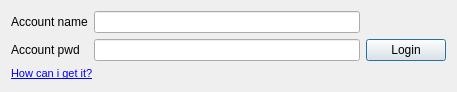
<?xml version="1.0" encoding="UTF-8"?>
<ui version="4.0">
 <class>WatchForm</class>
 <widget class="QWidget" name="WatchForm">
  <property name="geometry">
   <rect>
    <x>0</x>
    <y>0</y>
    <width>457</width>
    <height>92</height>
   </rect>
  </property>
  <property name="sizePolicy">
   <sizepolicy hsizetype="Maximum" vsizetype="Maximum">
    <horstretch>0</horstretch>
    <verstretch>0</verstretch>
   </sizepolicy>
  </property>
  <property name="windowTitle">
   <string>Form</string>
  </property>
  <layout class="QGridLayout" name="gridLayout">
   <item row="0" column="1">
    <widget class="QLineEdit" name="accountNameEdit"/>
   </item>
   <item row="1" column="1">
    <widget class="QLineEdit" name="accountPasswordEdit"/>
   </item>
   <item row="1" column="2">
    <widget class="QPushButton" name="pushButton">
     <property name="text">
      <string>Login</string>
     </property>
     <property name="autoDefault">
      <bool>true</bool>
     </property>
     <property name="default">
      <bool>true</bool>
     </property>
    </widget>
   </item>
   <item row="0" column="0">
    <widget class="QLabel" name="label">
     <property name="text">
      <string>Account name</string>
     </property>
    </widget>
   </item>
   <item row="1" column="0">
    <widget class="QLabel" name="label_2">
     <property name="text">
      <string>Account pwd</string>
     </property>
    </widget>
   </item>
   <item row="2" column="0" colspan="2">
    <widget class="QLabel" name="label_3">
     <property name="toolTip">
      <string>Open new page in web browser with mini how-to</string>
     </property>
     <property name="text">
      <string>&lt;!DOCTYPE HTML PUBLIC &quot;-//W3C//DTD HTML 4.0//EN&quot; &quot;http://www.w3.org/TR/REC-html40/strict.dtd&quot;&gt;
&lt;html&gt;&lt;head&gt;&lt;meta name=&quot;qrichtext&quot; content=&quot;1&quot; /&gt;&lt;style type=&quot;text/css&quot;&gt;
p, li { white-space: pre-wrap; }
&lt;/style&gt;&lt;/head&gt;&lt;body style=&quot; font-family:'MS Shell Dlg 2'; font-size:8.25pt; font-weight:400; font-style:normal;&quot;&gt;
&lt;p style=&quot; margin-top:0px; margin-bottom:0px; margin-left:0px; margin-right:0px; -qt-block-indent:0; text-indent:0px;&quot;&gt;&lt;a href=&quot;http://92.63.102.52/radar.php&quot;&gt;&lt;span style=&quot; text-decoration: underline; color:#0000ff;&quot;&gt;How can i get it?&lt;/span&gt;&lt;/a&gt;&lt;/p&gt;&lt;/body&gt;&lt;/html&gt;</string>
     </property>
     <property name="openExternalLinks">
      <bool>true</bool>
     </property>
    </widget>
   </item>
  </layout>
 </widget>
 <resources/>
 <connections/>
</ui>
